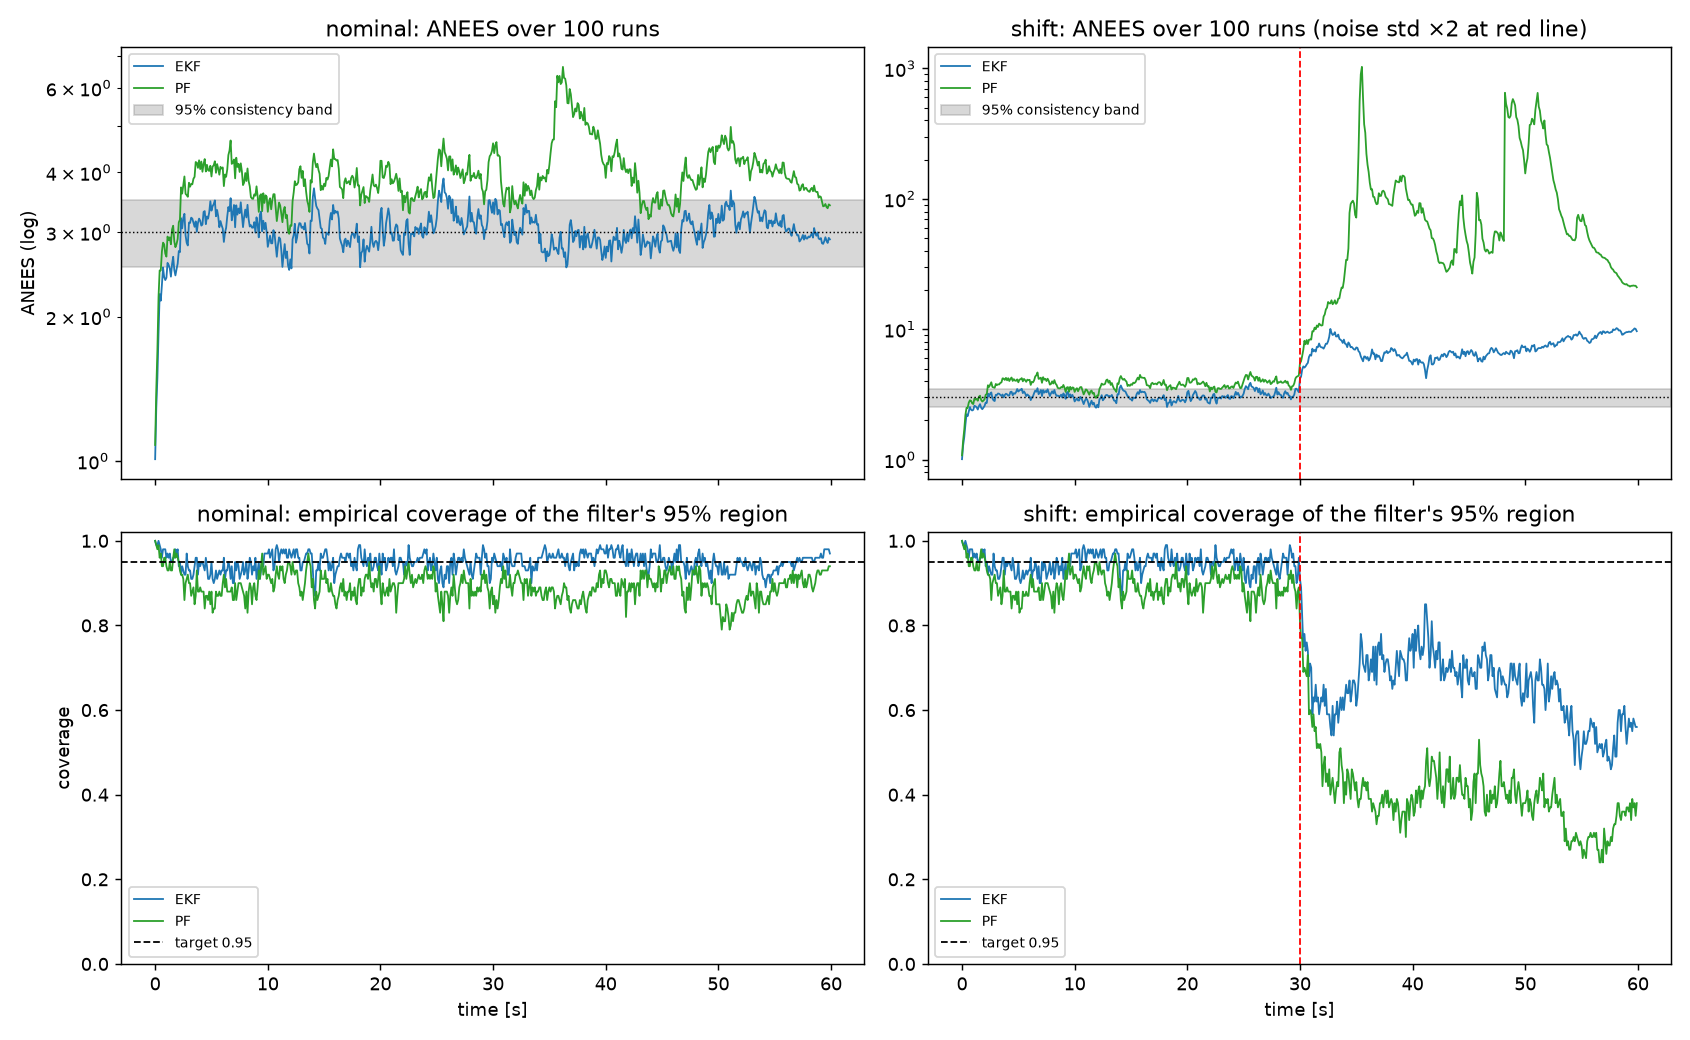

Recreate this plot in Python.
"""Experiment 2: filter consistency (NEES) under a motion-noise shift.

Motivation figure for Topic A. Shows that a filter tuned for nominal noise
becomes *overconfident* when the real noise changes, so its covariance-based
95% region no longer contains the true pose 95% of the time.

Setup
  * Same robot/landmark world as 01_localization.py.
  * Two conditions, M Monte Carlo runs each:
      nominal - true motion noise == noise assumed by the filters
      shift   - at t = T/2 the true motion-noise *std* doubles (variance x4),
                filters keep assuming the nominal value (e.g. wheel slip)
  * Filters: EKF and particle filter (PF covariance = weighted sample cov).

Metrics (Bar-Shalom, Li & Kirubarajan 2001, ch. 5.4)
  NEES_k  = e_k^T P_k^-1 e_k, with e = [dx, dy, wrap(dtheta)]
  ANEES_k = mean of NEES_k over M runs; consistent if inside the two-sided
            95% chi-square band chi2(M*3)/M
  Coverage_k = fraction of runs with NEES_k <= chi2_3(0.95), should be ~0.95

Run:    uv run python 02_nees_consistency.py
Output: 02_nees_consistency.png, 02_nees_consistency.json
"""

import json

import matplotlib.pyplot as plt
import numpy as np
from scipy.stats import chi2

from sim_core import (M_RUNS, N_PARTICLES, SEED, SHIFT_STD_FACTOR, SHIFT_STEP,
                      STATE_DIM, STEPS, DT, control, ekf_predict, ekf_update, nees,
                      pf_moments, pf_step, simulate_step)


# ------------------------------ one MC run ------------------------------------
def run(seed, shift):
    rng = np.random.default_rng(seed)
    truth = np.zeros(3)
    mu, S = truth.copy(), np.eye(3) * 0.01
    P = truth + rng.multivariate_normal(np.zeros(3), S, N_PARTICLES)
    w = np.full(N_PARTICLES, 1 / N_PARTICLES)
    out = np.zeros((2, STEPS))           # rows: EKF, PF

    for t in range(STEPS):
        u = control(t)
        truth, zs = simulate_step(truth, t, shift, rng)

        mu, S = ekf_predict(mu, S, u)
        for z, lm in zs:
            mu, S, _ = ekf_update(mu, S, z, lm)
        P, w = pf_step(P, w, u, zs, rng)

        out[0, t] = nees(mu, S, truth)
        out[1, t] = nees(*pf_moments(P, w), truth)
    return out


# --------------------------------- main ---------------------------------------
def main():
    results = {}
    for cond in ("nominal", "shift"):
        # Same seeds in both conditions -> paired comparison.
        runs = np.stack([run(SEED + i, cond == "shift") for i in range(M_RUNS)])
        results[cond] = runs                         # (M, 2, STEPS)
        print(f"{cond}: done")

    lo, hi = chi2.ppf([0.025, 0.975], M_RUNS * STATE_DIM) / M_RUNS
    thr95 = chi2.ppf(0.95, STATE_DIM)
    tt = np.arange(STEPS) * DT
    names = ("EKF", "PF")
    colors = ("tab:blue", "tab:green")

    summary = {"band_95": [lo, hi], "M_runs": M_RUNS, "shift_time_s": SHIFT_STEP * DT,
               "shift_std_factor": SHIFT_STD_FACTOR}
    fig, axes = plt.subplots(2, 2, figsize=(13, 8), sharex=True)
    for col, cond in enumerate(("nominal", "shift")):
        runs = results[cond]
        anees = runs.mean(axis=0)                     # (2, STEPS)
        cover = (runs <= thr95).mean(axis=0)
        ax_a, ax_c = axes[0, col], axes[1, col]
        for f, (name, c) in enumerate(zip(names, colors)):
            ax_a.semilogy(tt, anees[f], c, lw=1, label=name)
            ax_c.plot(tt, cover[f], c, lw=1, label=name)
            for phase, sl in (("before", slice(0, SHIFT_STEP)), ("after", slice(SHIFT_STEP, None))):
                summary[f"{cond}/{name}/{phase}"] = {
                    "mean_ANEES": round(float(anees[f, sl].mean()), 3),
                    "frac_steps_in_band": round(float(((anees[f, sl] >= lo) & (anees[f, sl] <= hi)).mean()), 3),
                    "mean_coverage_95": round(float(cover[f, sl].mean()), 3),
                }
        ax_a.axhspan(lo, hi, color="gray", alpha=0.3, label="95% consistency band")
        ax_a.axhline(STATE_DIM, color="k", ls=":", lw=0.8)
        ax_c.axhline(0.95, color="k", ls="--", lw=1, label="target 0.95")
        for ax in (ax_a, ax_c):
            if cond == "shift":
                ax.axvline(SHIFT_STEP * DT, color="r", ls="--", lw=1)
        ax_a.set_title(f"{cond}: ANEES over {M_RUNS} runs"
                       + (f" (noise std ×{SHIFT_STD_FACTOR:g} at red line)" if cond == "shift" else ""))
        ax_c.set_title(f"{cond}: empirical coverage of the filter's 95% region")
        ax_c.set_ylim(0, 1.02)
        ax_c.set_xlabel("time [s]")
        ax_a.legend(loc="upper left", fontsize=8)
        ax_c.legend(loc="lower left", fontsize=8)
    axes[0, 0].set_ylabel("ANEES (log)")
    axes[1, 0].set_ylabel("coverage")
    fig.tight_layout()
    fig.savefig("02_nees_consistency.png", dpi=130)

    with open("02_nees_consistency.json", "w") as fh:
        json.dump(summary, fh, indent=2)
    print(json.dumps(summary, indent=2))


if __name__ == "__main__":
    main()
